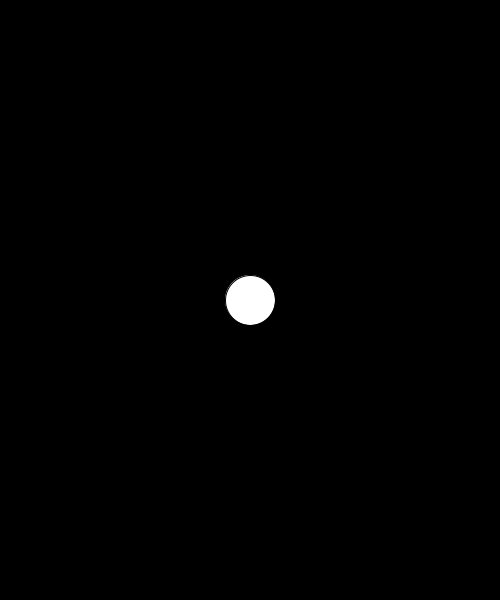
Frame 1 (no input)
Frame 60 (the mouse pressed at the canvas centre just before this capture): identical to frame 1, image omitted
Frame 120 (the mouse held since frame 60 and released just before this capture): identical to frame 1, image omitted

The Processing sketch that drew this single still picture (run headless with seeded random() and noise(); from frame 60 on, the mouse is pressed at the canvas centre):

// Processing sketch: inclass_moveBall
// ── inclass_moveBall.pde
int x, y;

void setup() {
  size(500,600);
  x = width/2;
  y = height/2;
}

void draw() {
  background(0);
  if (keyPressed){
    if (keyCode == LEFT) {
      x = x-1;
    }
    if (keyCode == RIGHT) {
      x = x+1;
    }
    if (keyCode == UP) {
      y--;
    }
    if (keyCode == DOWN) {
      y++;
    }
  }
  ellipse(x,y,50,50);
}
